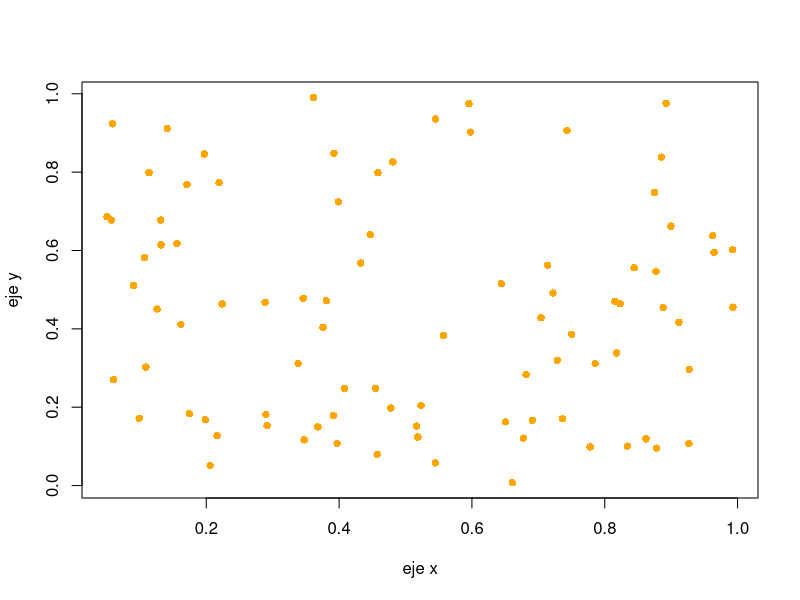

Recreate this plot in R.
## ---- chunk 1
# indispensable results='asis'
N<-rpois(1,90)
x<-runif(N,0,1)
y<-runif(N,0,1)
a<-function(x) c(min(x),quantile(x,probs=seq(3)/4),max(x))
s<-data.frame(x=a(x),y=a(y))
library(xtable)
tabla<-xtable(s,caption="titulo de la tabla",label="tab:tabla")
print.xtable(tabla,caption.placement="top", comment=FALSE)
# el comment es para que no diga pavadas al imprimir la tabla
## ---- chunk 2
plot(x,y,xlab='eje x',ylab='eje y',pch=16,col='orange')
